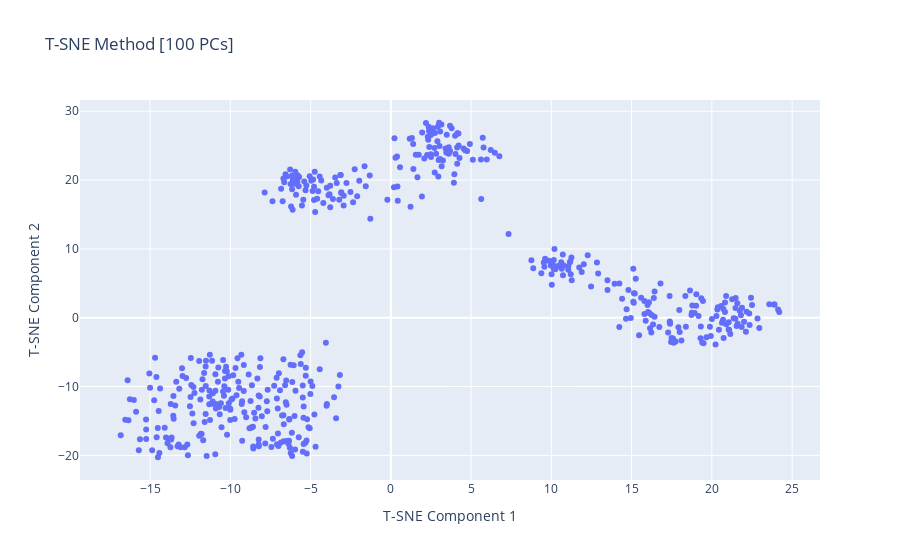

Notebook source saved alongside this figure:
### Markdown cell above
### 100 PCs

### Code cell
pc_components = pc_lst[2]
fig = go.Figure()
fig.add_traces(
    go.Scatter(
        x=tsne_dict[pc_components][:,0],
        y=tsne_dict[pc_components][:,1],
        mode="markers",
    )
)
fig.update_layout(
    title_text = f"T-SNE Method [{pc_components} PCs]"
)
fig.update_yaxes(title_text = "T-SNE Component 2")
fig.update_xaxes(title_text ="T-SNE Component 1")
fig.show()

### Figure 1 — Plotly figure (JSON) as saved in the notebook; plotly's stock layout.template omitted (floating-point values rounded to 4 significant figures; data arrays with more than 128 entries replaced by an {"elided": "..."} marker saying what was removed)
{"data": [{"mode": "markers", "type": "scatter", "x": {"elided": "511 float values"}, "y": {"elided": "511 float values"}}], "layout": {"title": {"text": "T-SNE Method [100 PCs]"}, "xaxis": {"title": {"text": "T-SNE Component 1"}}, "yaxis": {"title": {"text": "T-SNE Component 2"}}}}
